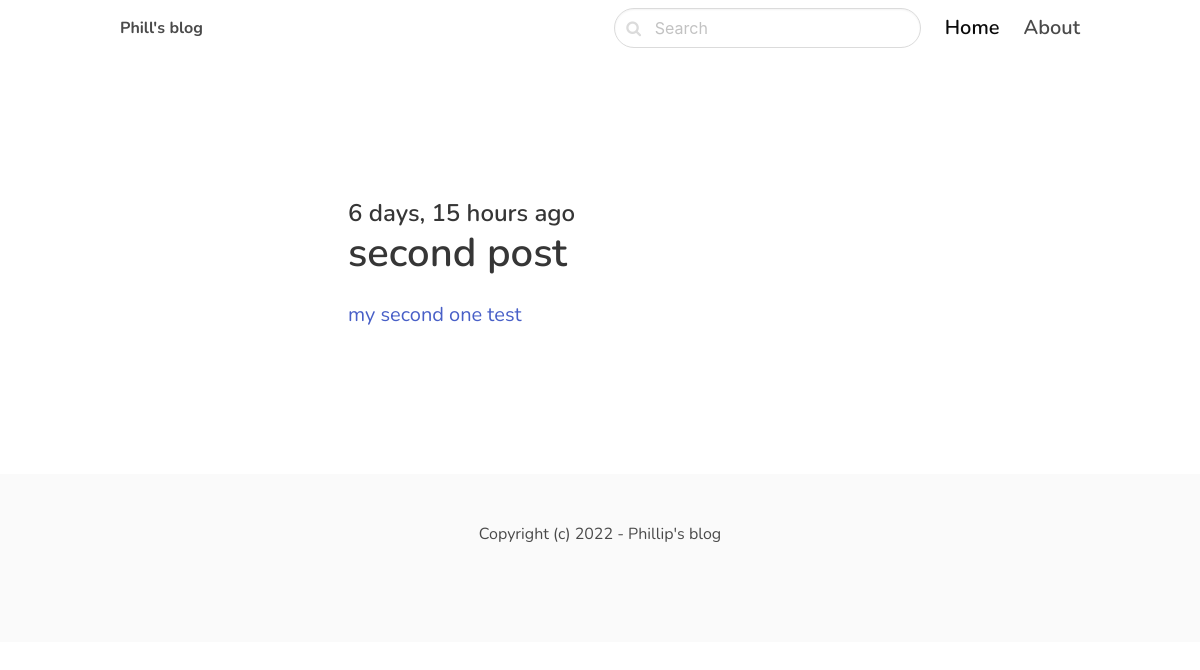
/django/, run on the app's committed database.
### blog/models.py (models this page shows, shortened)
class Post(models.Model):
    ACTIVE = 'active'
    DRAFT = 'draft'
    CHOICES_STATUS = (
        (ACTIVE, 'Active'),
        (DRAFT, 'Draft')
    )
    category = models.ForeignKey(Category, related_name='posts', on_delete=models.CASCADE)
    title = models.CharField(max_length=255)
    slug = models.SlugField()
    intro = models.TextField()
    body = models.TextField()
    created_at = models.DateTimeField(auto_now_add=True)
    status = models.CharField(max_length=10, choices=CHOICES_STATUS, default=ACTIVE)
    image = models.ImageField(upload_to='uploads/', blank=True, null=True)
    class Meta:
        ordering = ('-created_at',)

### blog/views.py (the view)
# urls.py: path('<slug:slug>/', views.category, name='category_detail'),
def category(request, slug):
        category = get_object_or_404(Category, slug=slug)
        posts = category.posts.filter(status=Post.ACTIVE)
        return render(request, 'blog/category.html', {'category': category, 'posts': posts})

### blog/templates/blog/category.html (shortened to what this page needs)
{% extends 'core/base.html' %}
{% block content %}
<section class="hero">
    <div class="hero-body">
        <div class="container">
            <section class="section">
                <div class="columns">
                    <div class="column is-8 is-offset-2">
                        {% for post in posts %}
                        <div class="content is-medium">
                            <a href="{% url 'post_detail' post.category.slug post.slug %}">
                                <h2 class="subtitle is-4">{{post.created_at|timesince }} ago</h2>
                                <h1 class="title">{{ post.title }}</h1>
                                <p>{{ post.intro }}</p>
                            </a>
                        </div>
                        {% empty %}
                            <div class="content">
                                <p>There is no post in this category</p>
                            </div>
                        {% endfor %}
                    </div>
                </div>
            </section>
        </div>
    </div>
</section>
{% endblock %}

### core/templates/core/base.html (style rules this page uses)
body { font-family: 'Nunito', sans-serif; }

### data on the page
Post: created_at "6 days, 15 hours", title "second post", intro "my second one test"
